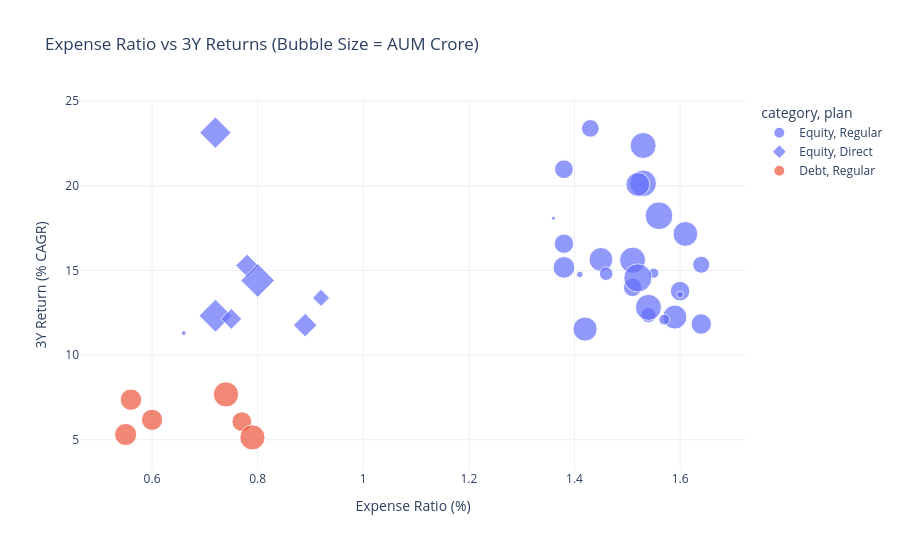

Here is the notebook cell this chart was saved with:
### Markdown cell above
### 5. Expense Ratio & Plan Type (Direct vs Regular) Performance

> **Insight 5**: Direct plans consistently deliver higher net 3-year CAGR returns compared to Regular plans due to lower expense ratios (average 0.6% vs 1.6%). *(See Chart 5: Expense Ratio vs 3Y Returns Scatter & Chart 6: Direct vs Regular Comparison)*

### Code cell
# Fetch Performance and Master Data
df_perf_sql = pd.read_sql_query("""
    SELECT p.*, f.scheme_name, f.fund_house, f.category, f.sub_category, f.plan, f.risk_category, f.benchmark
    FROM fact_performance p
    JOIN dim_fund f ON p.amfi_code = f.amfi_code
""", conn)

df_master_csv = pd.read_csv('../data/processed/01_fund_master.csv') if os.path.exists('../data/processed/01_fund_master.csv') else pd.read_csv('data/processed/01_fund_master.csv')
df_perf = pd.merge(df_perf_sql, df_master_csv[['amfi_code', 'fund_manager', 'launch_date']], on='amfi_code', how='left')

# Chart 5: Expense Ratio vs 3Y Returns
fig5 = px.scatter(
    df_perf,
    x='expense_ratio_pct',
    y='return_3yr_pct',
    color='category',
    size='aum_crore',
    hover_name='scheme_name',
    symbol='plan',
    title='Expense Ratio vs 3Y Returns (Bubble Size = AUM Crore)',
    labels={'expense_ratio_pct': 'Expense Ratio (%)', 'return_3yr_pct': '3Y Return (% CAGR)'}
)
fig5.update_layout(template="plotly_white", height=550, width=900)
fig5.write_image("../dashboard/exported_charts/05_expense_ratio_vs_returns_scatter.png")
fig5.show()

# Chart 6: Direct vs Regular Comparison
plt.figure(figsize=(10, 5))
plt.subplot(1, 2, 1)
sns.boxplot(data=df_perf, x='plan', y='expense_ratio_pct', hue='plan', palette='Set2', legend=False)
plt.title('Expense Ratio Comparison', fontsize=12, fontweight='bold')
plt.xlabel('Plan Type')
plt.ylabel('Expense Ratio (%)')

plt.subplot(1, 2, 2)
sns.boxplot(data=df_perf, x='plan', y='return_3yr_pct', hue='plan', palette='Set2', legend=False)
plt.title('3Y CAGR Return Comparison', fontsize=12, fontweight='bold')
plt.xlabel('Plan Type')
plt.ylabel('3Y Return (%)')

plt.suptitle('Direct vs Regular Plans: Lower Expenses Drive Higher Net Returns', fontsize=13, fontweight='bold')
plt.tight_layout()
plt.savefig("../dashboard/exported_charts/06_direct_vs_regular_returns.png", dpi=300)
plt.show()

### Figure 1 — Plotly figure (JSON) as saved in the notebook; plotly's stock layout.template omitted (floating-point values rounded to 4 significant figures)
{"data": [{"hovertemplate": "<b>%{hovertext}</b><br><br>category=Equity<br>plan=Regular<br>Expense Ratio (%)=%{x}<br>3Y Return (% CAGR)=%{y}<br>aum_crore=%{marker.size}<extra></extra>", "hovertext": ["SBI Bluechip Fund - Regular Plan - Growth", "SBI Small Cap Fund - Regular Plan - Growth", "HDFC Top 100 Fund - Regular Plan - Growth", "HDFC Mid-Cap Opportunities Fund - Regular - Growth", "ICICI Pru Bluechip Fund - Regular - Growth", "ICICI Pru Midcap Fund - Regular - Growth", "ICICI Pru Value Discovery Fund - Regular - Growth", "Nippon India Large Cap Fund - Regular - Growth", "Nippon India Small Cap Fund - Regular - Growth", "Kotak Bluechip Fund - Regular - Growth", "Kotak Emerging Equity Fund - Regular - Growth", "Kotak Flexicap Fund - Regular - Growth", "Axis Bluechip Fund - Regular - Growth", "Axis Midcap Fund - Regular - Growth", "Axis Small Cap Fund - Regular - Growth", "ABSL Frontline Equity Fund - Regular - Growth", "ABSL Small Cap Fund - Regular - Growth", "UTI Nifty 50 Index Fund - Regular - Growth", "UTI Mid Cap Fund - Regular - Growth", "UTI Flexi Cap Fund - Regular - Growth", "Mirae Asset Large Cap Fund - Regular - Growth", "Mirae Asset Emerging Bluechip Fund - Regular - Growth", "Mirae Asset Tax Saver Fund - Regular - Growth", "DSP Top 100 Equity Fund - Regular - Growth", "DSP Midcap Fund - Regular - Growth", "DSP Small Cap Fund - Regular - Growth"], "legendgroup": "Equity, Regular", "marker": {"color": "#636efa", "size": [14290.0, 19260.0, 6434.0, 23180.0, 36020.0, 979.0, 2571.0, 20910.0, 43630.0, 35580.0, 47470.0, 35010.0, 25800.0, 29000.0, 21540.0, 23500.0, 41610.0, 7350.0, 41730.0, 17910.0, 11360.0, 49050.0, 2989.0, 41830.0, 37840.0, 35120.0], "sizemode": "area", "sizeref": 122.6, "symbol": "circle"}, "mode": "markers", "name": "Equity, Regular", "orientation": "v", "showlegend": true, "type": "scatter", "x": [1.54, 1.43, 1.55, 1.38, 1.42, 1.36, 1.41, 1.51, 1.53, 1.59, 1.56, 1.45, 1.64, 1.38, 1.38, 1.6, 1.53, 1.57, 1.51, 1.64, 1.46, 1.52, 1.6, 1.54, 1.61, 1.52], "xaxis": "x", "y": [12.36, 23.39, 14.84, 16.58, 11.54, 18.08, 14.76, 14.0, 20.15, 12.25, 18.23, 15.65, 11.84, 15.18, 20.98, 13.78, 22.38, 12.1, 15.61, 15.34, 14.81, 14.56, 13.58, 12.82, 17.16, 20.08], "yaxis": "y"}, {"hovertemplate": "<b>%{hovertext}</b><br><br>category=Equity<br>plan=Direct<br>Expense Ratio (%)=%{x}<br>3Y Return (% CAGR)=%{y}<br>aum_crore=%{marker.size}<extra></extra>", "hovertext": ["SBI Bluechip Fund - Direct Plan - Growth", "SBI Small Cap Fund - Direct Plan - Growth", "HDFC Top 100 Fund - Direct Plan - Growth", "HDFC Mid-Cap Opportunities Fund - Direct - Growth", "ICICI Pru Bluechip Fund - Direct - Growth", "Nippon India Large Cap Fund - Direct - Growth", "Nippon India ETF Nifty 50 BeES", "Axis Bluechip Fund - Direct - Growth"], "legendgroup": "Equity, Direct", "marker": {"color": "#636efa", "size": [1231.0, 36060.0, 10610.0, 18790.0, 41550.0, 39480.0, 20280.0, 15870.0], "sizemode": "area", "sizeref": 122.6, "symbol": "diamond"}, "mode": "markers", "name": "Equity, Direct", "orientation": "v", "showlegend": true, "type": "scatter", "x": [0.66, 0.72, 0.92, 0.78, 0.8, 0.72, 0.89, 0.75], "xaxis": "x", "y": [11.3, 23.14, 13.38, 15.29, 14.41, 12.33, 11.77, 12.14], "yaxis": "y"}, {"hovertemplate": "<b>%{hovertext}</b><br><br>category=Debt<br>plan=Regular<br>Expense Ratio (%)=%{x}<br>3Y Return (% CAGR)=%{y}<br>aum_crore=%{marker.size}<extra></extra>", "hovertext": ["SBI Magnum Gilt Fund - Regular Plan - Growth", "HDFC Short Term Debt Fund - Regular - Growth", "ICICI Pru Liquid Fund - Regular - Growth", "Nippon India Gilt Securities Fund - Regular - Growth", "Kotak Liquid Fund - Regular - Growth", "ABSL Liquid Fund - Regular - Growth"], "legendgroup": "Debt, Regular", "marker": {"color": "#EF553B", "size": [24100.0, 27950.0, 39120.0, 30030.0, 27620.0, 39000.0], "sizemode": "area", "sizeref": 122.6, "symbol": "circle"}, "mode": "markers", "name": "Debt, Regular", "orientation": "v", "showlegend": true, "type": "scatter", "x": [0.77, 0.56, 0.74, 0.55, 0.6, 0.79], "xaxis": "x", "y": [6.07, 7.37, 7.68, 5.31, 6.18, 5.14], "yaxis": "y"}], "layout": {"height": 550, "legend": {"itemsizing": "constant", "title": {"text": "category, plan"}, "tracegroupgap": 0}, "title": {"text": "Expense Ratio vs 3Y Returns (Bubble Size = AUM Crore)"}, "width": 900, "xaxis": {"anchor": "y", "domain": [0.0, 1.0], "title": {"text": "Expense Ratio (%)"}}, "yaxis": {"anchor": "x", "domain": [0.0, 1.0], "title": {"text": "3Y Return (% CAGR)"}}}}
